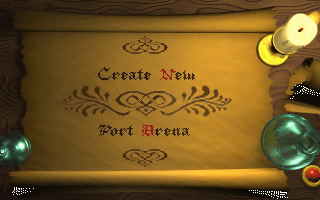
#> input picture content/worldrpg/imports/castle-necromoghan/media/ui/screen-pick-02.png, 320 x 200 px
$ python despeckle.py ../../../content/worldrpg/imports/castle-necromoghan/media/ui/screen-pick-02.png
#> lines starting #> are read from the running program, lines starting #| are printed output that depends on the picture; after the words box and inside, x2 and y2 are one past the last pixel; in counts of white or black regions, pixels touching at a corner belong together
#!/usr/bin/env python3
"""Remove small detached bits from a transparent final: connected alpha regions much smaller than the largest.

    despeckle.py FINAL.png [FINAL.png ...] [--min-fraction 0.02]

A region is kept when its pixel count is at least `--min-fraction` of the largest region's. Soft alpha
under 8/255 is ignored when finding regions. Use it on a final whose generation left floating flecks;
effects that are meant to carry embers and sparks should not be despeckled.
"""
import argparse
from collections import deque
import numpy as np
from PIL import Image

ap = argparse.ArgumentParser()
ap.add_argument("files", nargs="+")
ap.add_argument("--min-fraction", type=float, default=0.02)
args = ap.parse_args()
for path in args.files:
    im = np.array(Image.open(path).convert("RGBA"))
#> im is the input picture: shape (200, 320, 4); mean R, G, B, A 116.9, 87.4, 33.3, 254.4
    solid = im[..., 3] >= 8
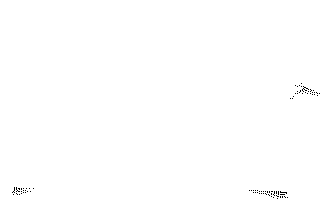
#> solid: shape (200, 320) bool; 99.8% white; black in thin lines or dots, all inside (x1, y1, x2, y2) = (12, 83, 320, 199)
    label = np.zeros(solid.shape, np.int32)
    sizes = []
    for y, x in zip(*np.nonzero(solid)):
        if label[y, x]:
            continue
        sizes.append(0)
        n = len(sizes)
        label[y, x] = n
        queue = deque([(y, x)])
        while queue:
            cy, cx = queue.popleft()
            sizes[-1] += 1
            for ny in range(max(cy - 1, 0), min(cy + 2, solid.shape[0])):
                for nx in range(max(cx - 1, 0), min(cx + 2, solid.shape[1])):
                    if solid[ny, nx] and not label[ny, nx]:
                        label[ny, nx] = n
                        queue.append((ny, nx))
#> this loop made 63855 passes
#> n on pass 1: 1
#> after the loop, sizes = [63855]
    keep = [i + 1 for i, s in enumerate(sizes) if s >= args.min_fraction * max(sizes)]
#> keep = [1]
    # Soft alpha next to a dropped region goes with it; everything else is untouched.
    drop = solid & ~np.isin(label, keep)
#> drop: shape (200, 320) bool; every value is 0
    grown = np.array(Image.fromarray(drop.astype(np.uint8) * 255).filter(__import__("PIL.ImageFilter", fromlist=["x"]).MaxFilter(5))) > 0
    im[grown & ~np.isin(label, keep), 3] = 0
    Image.fromarray(im, "RGBA").save(path)
    print(f"{path}: kept {len(keep)} of {len(sizes)} regions")
#| ../../../content/worldrpg/imports/castle-necromoghan/media/ui/screen-pick-02.png: kept 1 of 1 regions
